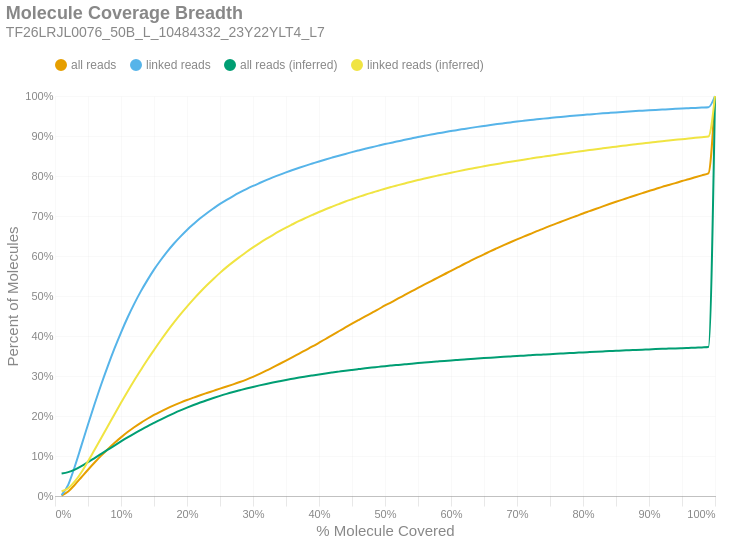

Write notebook code for a chart like this one.
### Markdown cell above
### Molecule Read Coverage
This chart shows molecule coverage breadth as computed by the number of bases aligned to that molecule. In other words, "*how much of each unique long molecule is actually sequenced/aligned?*" Keep in mind there is a distinction between sequences and alignments, since some sequences belonging to a particular molecule may not align well and wouldn't appear in the alignment data. This chart also shows molecule coverage breadth as computed by the *inferred fragment* from which the aligned sequences originate. Unlike read coverage, this calculation takes into account the total insert size, including unsequenced gaps between the forward and reverse reads. Like the previous figures, these are cumulative percents.

### Code cell
if SKIPLR:
    print_html(f"Skipped")
else:
    binned_df = consolidated_hist(valids['coverage_bp'], mask, 0.01, True)
    binned_df_inf = consolidated_hist(valids['coverage_inserts'], mask, 0.01, True)
    binned_df = binned_df.with_columns(pl.lit(binned_df_inf['all reads (cumsum)']).alias('all reads (inferred)'))
    binned_df = binned_df.with_columns(pl.lit(binned_df_inf['linked reads (cumsum)']).alias('linked reads (inferred)'))
    binned_df = binned_df.with_columns(
        (pl.col('bin').cast(pl.Float64) + 0.01).alias('right_edge')
    )

    with SafeRender(binned_df):
        (
            density_plot(binned_df, 'Molecule Coverage Breadth', samplename, 'molcov', ['all reads (inferred)','linked reads (inferred)'])
            .encode(
                #x=alt.X('bin:Q', title="% Molecule Covered").axis(format = '%').scale(padding=0),
                x=alt.X('right_edge:Q', title="% Molecule Covered").axis(format='%').scale(padding=0),
                y=alt.Y('value:Q', title='Percent of Molecules')
                    .axis(format='%')
                    .stack(False)
                    .scale(domainMin=0, padding=0),
                color=alt.Color("key:N").scale(domain = ["all reads", "linked reads", "all reads (inferred)", "linked reads (inferred)"]),
                tooltip = [
                    alt.Tooltip("key:N", title = "Data Type"),
                    alt.Tooltip("range_label:N", title="% Molecule Covered"),
                    alt.Tooltip("value:Q", format = ".2%", title="% Molecules")
                ]
            )
        ).display()

### Figure 1 — Vega-Lite specification as saved in the notebook (floating-point values rounded to 4 significant figures)
{"width": "container", "height": 400, "config": {"title": {"anchor": "start", "dy": -15, "fontSize": 18, "color": "#888888", "subtitleColor": "#888888", "subtitleFontSize": 14}, "arc": {"fill": "#0072B2"}, "axis": {"domainColor": "#888888", "domainWidth": 0.5, "gridWidth": 0.2, "grid": false, "titleFontWeight": 400, "titleFontSize": 15, "labelFontSize": 11, "labelColor": "#888888", "tickColor": "#888888", "tickWidth": 0.2, "titleColor": "#888888"}, "axisBand": {"grid": false}, "axisX": {"grid": true, "tickSize": 10, "domainCap": "round"}, "axisY": {"domain": false, "grid": true, "tickSize": 0, "domainCap": "round"}, "background": "transparent", "header": {"labelFontSize": 15, "labelColor": "#888888", "titleFontSize": 15, "titleFontWeight": 600, "titleColor": "#888888"}, "legend": {"labelFont": "sans-serif", "labelFontSize": 12, "labelColor": "#888888", "symbolSize": 100, "symbolType": "circle", "titleFontSize": 12, "titlePadding": 10, "titleColor": "#888888", "title": null, "orient": "top"}, "range": {"category": ["#E69F00", "#56B4E9", "#009E73", "#F0E442", "#0072B2", "#D55E00", "#CC79A7", "#000000"], "diverging": ["#cfe8f3", "#a2d4ec", "#73bfe2", "#46abdb", "#1696d2", "#12719e"]}, "area": {"fill": "#0072B2", "fillOpacity": 0.7, "line": true, "strokeOpacity": 0.7}, "line": {"color": "#0072B2", "stroke": "#0072B2", "strokeWidth": 2}, "trail": {"color": "#0072B2", "stroke": "#0072B2", "strokeWidth": 0, "size": 1}, "point": {"filled": true, "fillOpacity": 1.0, "size": 95}, "text": {"color": "#888888", "fontSize": 11, "align": "right", "fontWeight": 400, "size": 11}, "bar": {"fill": "#0072B2", "stroke": null}, "view": {"stroke": null, "continuousWidth": 660, "continuousHeight": 400}}, "data": {"name": "data-1b108adee68b8e2686262bd441d63ad1"}, "mark": {"type": "line", "interpolate": "monotone", "point": {"opacity": 0, "size": 275}}, "encoding": {"color": {"field": "key", "scale": {"domain": ["all reads", "linked reads", "all reads (inferred)", "linked reads (inferred)"]}, "type": "nominal"}, "tooltip": [{"field": "key", "title": "Data Type", "type": "nominal"}, {"field": "range_label", "title": "% Molecule Covered", "type": "nominal"}, {"field": "value", "format": ".2%", "title": "% Molecules", "type": "quantitative"}], "x": {"axis": {"format": "%"}, "field": "right_edge", "scale": {"padding": 0}, "title": "% Molecule Covered", "type": "quantitative"}, "y": {"axis": {"format": "%"}, "field": "value", "scale": {"domainMin": 0, "padding": 0}, "stack": false, "title": "Percent of Molecules", "type": "quantitative"}}, "params": [{"name": "param_c36ac31b6afebe62", "select": {"type": "point", "fields": ["key"]}, "bind": "legend"}], "title": {"text": "Molecule Coverage Breadth", "subtitle": "TF26LRJL0076_50B_L_10484332_23Y22YLT4_L7"}, "transform": [{"fold": ["all reads (cumsum)", "linked reads (cumsum)", "all reads (inferred)", "linked reads (inferred)"]}, {"calculate": "replace(datum.key, ' (cumsum)', '')", "as": "key"}, {"filter": {"param": "param_c36ac31b6afebe62"}}], "usermeta": {"embedOptions": {"downloadFileName": "TF26LRJL0076_50B_L_10484332_23Y22YLT4_L7.molcov"}}, "$schema": "https://vega.github.io/schema/vega-lite/v6.4.1.json", "datasets": {"data-1b108adee68b8e2686262bd441d63ad1": [{"bin": "0.0", "interval": "0.0-0.01", "all reads": 0.001081, "linked reads": 0.001994, "all reads (cumsum)": 0.001081, "linked reads (cumsum)": 0.001994, "range_label": "0.0-0.01", "all reads (inferred)": 0.0565, "linked reads (inferred)": 0.01206, "right_edge": 0.01}, {"bin": "0.01", "interval": "0.01-0.02", "all reads": 0.01019, "linked reads": 0.026, "all reads (cumsum)": 0.01128, "linked reads (cumsum)": 0.02799, "range_label": "0.01-0.02", "all reads (inferred)": 0.05976, "linked reads (inferred)": 0.01951, "right_edge": 0.02}, {"bin": "0.02", "interval": "0.02-0.03", "all reads": 0.01689, "linked reads": 0.04589, "all reads (cumsum)": 0.02817, "linked reads (cumsum)": 0.07388, "range_label": "0.02-0.03", "all reads (inferred)": 0.06614, "linked reads (inferred)": 0.03637, "right_edge": 0.03}, {"bin": "0.03", "interval": "0.03-0.04", "all reads": 0.01869, "linked reads": 0.05214, "all reads (cumsum)": 0.04686, "linked reads (cumsum)": 0.126, "range_label": "0.03-0.04", "all reads (inferred)": 0.07464, "linked reads (inferred)": 0.0595, "right_edge": 0.04}, {"bin": "0.04", "interval": "0.04-0.05", "all reads": 0.01874, "linked reads": 0.05287, "all reads (cumsum)": 0.0656, "linked reads (cumsum)": 0.1789, "range_label": "0.04-0.05", "all reads (inferred)": 0.08454, "linked reads (inferred)": 0.08672, "right_edge": 0.05}, {"bin": "0.05", "interval": "0.05-0.06", "all reads": 0.01801, "linked reads": 0.05106, "all reads (cumsum)": 0.08361, "linked reads (cumsum)": 0.23, "range_label": "0.05-0.06", "all reads (inferred)": 0.09489, "linked reads (inferred)": 0.1157, "right_edge": 0.06}, {"bin": "0.06", "interval": "0.06-0.07", "all reads": 0.01725, "linked reads": 0.04891, "all reads (cumsum)": 0.1009, "linked reads (cumsum)": 0.2789, "range_label": "0.06-0.07", "all reads (inferred)": 0.1053, "linked reads (inferred)": 0.145, "right_edge": 0.07}, {"bin": "0.07", "interval": "0.07-0.08", "all reads": 0.01617, "linked reads": 0.04591, "all reads (cumsum)": 0.117, "linked reads (cumsum)": 0.3248, "range_label": "0.07-0.08", "all reads (inferred)": 0.1157, "linked reads (inferred)": 0.1744, "right_edge": 0.08}, {"bin": "0.08", "interval": "0.08-0.09", "all reads": 0.01529, "linked reads": 0.04352, "all reads (cumsum)": 0.1323, "linked reads (cumsum)": 0.3683, "range_label": "0.08-0.09", "all reads (inferred)": 0.1262, "linked reads (inferred)": 0.204, "right_edge": 0.09}, {"bin": "0.09", "interval": "0.09-0.1", "all reads": 0.01421, "linked reads": 0.04038, "all reads (cumsum)": 0.1465, "linked reads (cumsum)": 0.4087, "range_label": "0.09-0.1", "all reads (inferred)": 0.1365, "linked reads (inferred)": 0.2332, "right_edge": 0.1}, {"bin": "0.1", "interval": "0.1-0.11", "all reads": 0.01328, "linked reads": 0.03755, "all reads (cumsum)": 0.1598, "linked reads (cumsum)": 0.4462, "range_label": "0.1-0.11", "all reads (inferred)": 0.1464, "linked reads (inferred)": 0.2615, "right_edge": 0.11}, {"bin": "0.11", "interval": "0.11-0.12", "all reads": 0.01211, "linked reads": 0.03419, "all reads (cumsum)": 0.1719, "linked reads (cumsum)": 0.4804, "range_label": "0.11-0.12", "all reads (inferred)": 0.156, "linked reads (inferred)": 0.2887, "right_edge": 0.12}, {"bin": "0.12", "interval": "0.12-0.13", "all reads": 0.01108, "linked reads": 0.03116, "all reads (cumsum)": 0.183, "linked reads (cumsum)": 0.5116, "range_label": "0.12-0.13", "all reads (inferred)": 0.1652, "linked reads (inferred)": 0.3149, "right_edge": 0.13}, {"bin": "0.13", "interval": "0.13-0.14", "all reads": 0.0101, "linked reads": 0.02811, "all reads (cumsum)": 0.1931, "linked reads (cumsum)": 0.5397, "range_label": "0.13-0.14", "all reads (inferred)": 0.1742, "linked reads (inferred)": 0.3405, "right_edge": 0.14}, {"bin": "0.14", "interval": "0.14-0.15", "all reads": 0.009498, "linked reads": 0.02626, "all reads (cumsum)": 0.2026, "linked reads (cumsum)": 0.5659, "range_label": "0.14-0.15", "all reads (inferred)": 0.1827, "linked reads (inferred)": 0.3648, "right_edge": 0.15}, {"bin": "0.15", "interval": "0.15-0.16", "all reads": 0.00855, "linked reads": 0.0234, "all reads (cumsum)": 0.2111, "linked reads (cumsum)": 0.5893, "range_label": "0.15-0.16", "all reads (inferred)": 0.1912, "linked reads (inferred)": 0.3888, "right_edge": 0.16}, {"bin": "0.16", "interval": "0.16-0.17", "all reads": 0.008054, "linked reads": 0.02172, "all reads (cumsum)": 0.2192, "linked reads (cumsum)": 0.6111, "range_label": "0.16-0.17", "all reads (inferred)": 0.1991, "linked reads (inferred)": 0.4116, "right_edge": 0.17}, {"bin": "0.17", "interval": "0.17-0.18", "all reads": 0.007403, "linked reads": 0.0196, "all reads (cumsum)": 0.2266, "linked reads (cumsum)": 0.6307, "range_label": "0.17-0.18", "all reads (inferred)": 0.2067, "linked reads (inferred)": 0.4333, "right_edge": 0.18}, {"bin": "0.18", "interval": "0.18-0.19", "all reads": 0.006875, "linked reads": 0.01785, "all reads (cumsum)": 0.2335, "linked reads (cumsum)": 0.6485, "range_label": "0.18-0.19", "all reads (inferred)": 0.214, "linked reads (inferred)": 0.4541, "right_edge": 0.19}, {"bin": "0.19", "interval": "0.19-0.2", "all reads": 0.006546, "linked reads": 0.01668, "all reads (cumsum)": 0.24, "linked reads (cumsum)": 0.6652, "range_label": "0.19-0.2", "all reads (inferred)": 0.2209, "linked reads (inferred)": 0.4736, "right_edge": 0.2}, {"bin": "0.2", "interval": "0.2-0.21", "all reads": 0.005928, "linked reads": 0.0148, "all reads (cumsum)": 0.2459, "linked reads (cumsum)": 0.68, "range_label": "0.2-0.21", "all reads (inferred)": 0.2274, "linked reads (inferred)": 0.4923, "right_edge": 0.21}, {"bin": "0.21", "interval": "0.21-0.22", "all reads": 0.005884, "linked reads": 0.01413, "all reads (cumsum)": 0.2518, "linked reads (cumsum)": 0.6941, "range_label": "0.21-0.22", "all reads (inferred)": 0.2336, "linked reads (inferred)": 0.5101, "right_edge": 0.22}, {"bin": "0.22", "interval": "0.22-0.23", "all reads": 0.005574, "linked reads": 0.01285, "all reads (cumsum)": 0.2574, "linked reads (cumsum)": 0.707, "range_label": "0.22-0.23", "all reads (inferred)": 0.2395, "linked reads (inferred)": 0.5269, "right_edge": 0.23}, {"bin": "0.23", "interval": "0.23-0.24", "all reads": 0.005474, "linked reads": 0.01176, "all reads (cumsum)": 0.2629, "linked reads (cumsum)": 0.7187, "range_label": "0.23-0.24", "all reads (inferred)": 0.245, "linked reads (inferred)": 0.5427, "right_edge": 0.24}, {"bin": "0.24", "interval": "0.24-0.25", "all reads": 0.005496, "linked reads": 0.0114, "all reads (cumsum)": 0.2684, "linked reads (cumsum)": 0.7301, "range_label": "0.24-0.25", "all reads (inferred)": 0.2503, "linked reads (inferred)": 0.5578, "right_edge": 0.25}, {"bin": "0.25", "interval": "0.25-0.26", "all reads": 0.005259, "linked reads": 0.01025, "all reads (cumsum)": 0.2736, "linked reads (cumsum)": 0.7404, "range_label": "0.25-0.26", "all reads (inferred)": 0.2554, "linked reads (inferred)": 0.5722, "right_edge": 0.26}, {"bin": "0.26", "interval": "0.26-0.27", "all reads": 0.005457, "linked reads": 0.009574, "all reads (cumsum)": 0.2791, "linked reads (cumsum)": 0.75, "range_label": "0.26-0.27", "all reads (inferred)": 0.26, "linked reads (inferred)": 0.5853, "right_edge": 0.27}, {"bin": "0.27", "interval": "0.27-0.28", "all reads": 0.005759, "linked reads": 0.008933, "all reads (cumsum)": 0.2849, "linked reads (cumsum)": 0.7589, "range_label": "0.27-0.28", "all reads (inferred)": 0.2644, "linked reads (inferred)": 0.5978, "right_edge": 0.28}, {"bin": "0.28", "interval": "0.28-0.29", "all reads": 0.006201, "linked reads": 0.008407, "all reads (cumsum)": 0.2911, "linked reads (cumsum)": 0.7673, "range_label": "0.28-0.29", "all reads (inferred)": 0.2687, "linked reads (inferred)": 0.61, "right_edge": 0.29}, {"bin": "0.29", "interval": "0.29-0.3", "all reads": 0.006764, "linked reads": 0.007811, "all reads (cumsum)": 0.2978, "linked reads (cumsum)": 0.7751, "range_label": "0.29-0.3", "all reads (inferred)": 0.2727, "linked reads (inferred)": 0.6215, "right_edge": 0.3}, {"bin": "0.3", "interval": "0.3-0.31", "all reads": 0.007384, "linked reads": 0.007287, "all reads (cumsum)": 0.3052, "linked reads (cumsum)": 0.7824, "range_label": "0.3-0.31", "all reads (inferred)": 0.2765, "linked reads (inferred)": 0.6324, "right_edge": 0.31}, {"bin": "0.31", "interval": "0.31-0.32", "all reads": 0.007976, "linked reads": 0.007122, "all reads (cumsum)": 0.3132, "linked reads (cumsum)": 0.7895, "range_label": "0.31-0.32", "all reads (inferred)": 0.2801, "linked reads (inferred)": 0.6426, "right_edge": 0.32}, {"bin": "0.32", "interval": "0.32-0.33", "all reads": 0.008432, "linked reads": 0.006894, "all reads (cumsum)": 0.3216, "linked reads (cumsum)": 0.7964, "range_label": "0.32-0.33", "all reads (inferred)": 0.2836, "linked reads (inferred)": 0.6524, "right_edge": 0.33}, {"bin": "0.33", "interval": "0.33-0.34", "all reads": 0.008418, "linked reads": 0.006501, "all reads (cumsum)": 0.33, "linked reads (cumsum)": 0.8029, "range_label": "0.33-0.34", "all reads (inferred)": 0.2869, "linked reads (inferred)": 0.6619, "right_edge": 0.34}, {"bin": "0.34", "interval": "0.34-0.35", "all reads": 0.008572, "linked reads": 0.006147, "all reads (cumsum)": 0.3386, "linked reads (cumsum)": 0.8091, "range_label": "0.34-0.35", "all reads (inferred)": 0.2902, "linked reads (inferred)": 0.671, "right_edge": 0.35}, {"bin": "0.35", "interval": "0.35-0.36", "all reads": 0.008704, "linked reads": 0.005962, "all reads (cumsum)": 0.3473, "linked reads (cumsum)": 0.815, "range_label": "0.35-0.36", "all reads (inferred)": 0.2931, "linked reads (inferred)": 0.6794, "right_edge": 0.36}, {"bin": "0.36", "interval": "0.36-0.37", "all reads": 0.008848, "linked reads": 0.005601, "all reads (cumsum)": 0.3561, "linked reads (cumsum)": 0.8206, "range_label": "0.36-0.37", "all reads (inferred)": 0.296, "linked reads (inferred)": 0.6876, "right_edge": 0.37}, {"bin": "0.37", "interval": "0.37-0.38", "all reads": 0.00877, "linked reads": 0.005348, "all reads (cumsum)": 0.3649, "linked reads (cumsum)": 0.826, "range_label": "0.37-0.38", "all reads (inferred)": 0.2987, "linked reads (inferred)": 0.6952, "right_edge": 0.38}, {"bin": "0.38", "interval": "0.38-0.39", "all reads": 0.008836, "linked reads": 0.005208, "all reads (cumsum)": 0.3738, "linked reads (cumsum)": 0.8312, "range_label": "0.38-0.39", "all reads (inferred)": 0.3013, "linked reads (inferred)": 0.7026, "right_edge": 0.39}, {"bin": "0.39", "interval": "0.39-0.4", "all reads": 0.009304, "linked reads": 0.005198, "all reads (cumsum)": 0.3831, "linked reads (cumsum)": 0.8364, "range_label": "0.39-0.4", "all reads (inferred)": 0.3039, "linked reads (inferred)": 0.71, "right_edge": 0.4}, {"bin": "0.4", "interval": "0.4-0.41", "all reads": 0.009439, "linked reads": 0.005048, "all reads (cumsum)": 0.3925, "linked reads (cumsum)": 0.8414, "range_label": "0.4-0.41", "all reads (inferred)": 0.3063, "linked reads (inferred)": 0.7169, "right_edge": 0.41}, {"bin": "0.41", "interval": "0.41-0.42", "all reads": 0.009817, "linked reads": 0.00476, "all reads (cumsum)": 0.4023, "linked reads (cumsum)": 0.8462, "range_label": "0.41-0.42", "all reads (inferred)": 0.3087, "linked reads (inferred)": 0.7234, "right_edge": 0.42}, {"bin": "0.42", "interval": "0.42-0.43", "all reads": 0.009558, "linked reads": 0.004624, "all reads (cumsum)": 0.4119, "linked reads (cumsum)": 0.8508, "range_label": "0.42-0.43", "all reads (inferred)": 0.3109, "linked reads (inferred)": 0.7298, "right_edge": 0.43}, {"bin": "0.43", "interval": "0.43-0.44", "all reads": 0.009467, "linked reads": 0.004371, "all reads (cumsum)": 0.4213, "linked reads (cumsum)": 0.8552, "range_label": "0.43-0.44", "all reads (inferred)": 0.3132, "linked reads (inferred)": 0.7362, "right_edge": 0.44}, {"bin": "0.44", "interval": "0.44-0.45", "all reads": 0.009471, "linked reads": 0.004492, "all reads (cumsum)": 0.4308, "linked reads (cumsum)": 0.8597, "range_label": "0.44-0.45", "all reads (inferred)": 0.3153, "linked reads (inferred)": 0.742, "right_edge": 0.45}, {"bin": "0.45", "interval": "0.45-0.46", "all reads": 0.009134, "linked reads": 0.004234, "all reads (cumsum)": 0.4399, "linked reads (cumsum)": 0.8639, "range_label": "0.45-0.46", "all reads (inferred)": 0.3173, "linked reads (inferred)": 0.7476, "right_edge": 0.46}, {"bin": "0.46", "interval": "0.46-0.47", "all reads": 0.008974, "linked reads": 0.004123, "all reads (cumsum)": 0.4489, "linked reads (cumsum)": 0.868, "range_label": "0.46-0.47", "all reads (inferred)": 0.3192, "linked reads (inferred)": 0.7531, "right_edge": 0.47}, {"bin": "0.47", "interval": "0.47-0.48", "all reads": 0.009096, "linked reads": 0.00393, "all reads (cumsum)": 0.458, "linked reads (cumsum)": 0.872, "range_label": "0.47-0.48", "all reads (inferred)": 0.321, "linked reads (inferred)": 0.7583, "right_edge": 0.48}, {"bin": "0.48", "interval": "0.48-0.49", "all reads": 0.008856, "linked reads": 0.003953, "all reads (cumsum)": 0.4669, "linked reads (cumsum)": 0.8759, "range_label": "0.48-0.49", "all reads (inferred)": 0.3228, "linked reads (inferred)": 0.7632, "right_edge": 0.49}, {"bin": "0.49", "interval": "0.49-0.5", "all reads": 0.00958, "linked reads": 0.003835, "all reads (cumsum)": 0.4765, "linked reads (cumsum)": 0.8798, "range_label": "0.49-0.5", "all reads (inferred)": 0.3246, "linked reads (inferred)": 0.7683, "right_edge": 0.5}, {"bin": "0.5", "interval": "0.5-0.51", "all reads": 0.008361, "linked reads": 0.00356, "all reads (cumsum)": 0.4848, "linked reads (cumsum)": 0.8833, "range_label": "0.5-0.51", "all reads (inferred)": 0.3262, "linked reads (inferred)": 0.7728, "right_edge": 0.51}, {"bin": "0.51", "interval": "0.51-0.52", "all reads": 0.009108, "linked reads": 0.003778, "all reads (cumsum)": 0.4939, "linked reads (cumsum)": 0.8871, "range_label": "0.51-0.52", "all reads (inferred)": 0.3278, "linked reads (inferred)": 0.7771, "right_edge": 0.52}, {"bin": "0.52", "interval": "0.52-0.53", "all reads": 0.008654, "linked reads": 0.003349, "all reads (cumsum)": 0.5026, "linked reads (cumsum)": 0.8904, "range_label": "0.52-0.53", "all reads (inferred)": 0.3293, "linked reads (inferred)": 0.7815, "right_edge": 0.53}, {"bin": "0.53", "interval": "0.53-0.54", "all reads": 0.008891, "linked reads": 0.003547, "all reads (cumsum)": 0.5115, "linked reads (cumsum)": 0.894, "range_label": "0.53-0.54", "all reads (inferred)": 0.3308, "linked reads (inferred)": 0.7858, "right_edge": 0.54}, {"bin": "0.54", "interval": "0.54-0.55", "all reads": 0.008642, "linked reads": 0.00349, "all reads (cumsum)": 0.5201, "linked reads (cumsum)": 0.8975, "range_label": "0.54-0.55", "all reads (inferred)": 0.3323, "linked reads (inferred)": 0.7899, "right_edge": 0.55}, {"bin": "0.55", "interval": "0.55-0.56", "all reads": 0.008808, "linked reads": 0.003141, "all reads (cumsum)": 0.5289, "linked reads (cumsum)": 0.9006, "range_label": "0.55-0.56", "all reads (inferred)": 0.3336, "linked reads (inferred)": 0.7935, "right_edge": 0.56}, {"bin": "0.56", "interval": "0.56-0.57", "all reads": 0.008496, "linked reads": 0.002938, "all reads (cumsum)": 0.5374, "linked reads (cumsum)": 0.9036, "range_label": "0.56-0.57", "all reads (inferred)": 0.335, "linked reads (inferred)": 0.7974, "right_edge": 0.57}, {"bin": "0.57", "interval": "0.57-0.58", "all reads": 0.008429, "linked reads": 0.003069, "all reads (cumsum)": 0.5458, "linked reads (cumsum)": 0.9066, "range_label": "0.57-0.58", "all reads (inferred)": 0.3363, "linked reads (inferred)": 0.8011, "right_edge": 0.58}, {"bin": "0.58", "interval": "0.58-0.59", "all reads": 0.008543, "linked reads": 0.002908, "all reads (cumsum)": 0.5544, "linked reads (cumsum)": 0.9095, "range_label": "0.58-0.59", "all reads (inferred)": 0.3377, "linked reads (inferred)": 0.8047, "right_edge": 0.59}, {"bin": "0.59", "interval": "0.59-0.6", "all reads": 0.008698, "linked reads": 0.002948, "all reads (cumsum)": 0.5631, "linked reads (cumsum)": 0.9125, "range_label": "0.59-0.6", "all reads (inferred)": 0.339, "linked reads (inferred)": 0.8083, "right_edge": 0.6}, {"bin": "0.6", "interval": "0.6-0.61", "all reads": 0.008304, "linked reads": 0.00254, "all reads (cumsum)": 0.5714, "linked reads (cumsum)": 0.915, "range_label": "0.6-0.61", "all reads (inferred)": 0.3402, "linked reads (inferred)": 0.8116, "right_edge": 0.61}, {"bin": "0.61", "interval": "0.61-0.62", "all reads": 0.00864, "linked reads": 0.002638, "all reads (cumsum)": 0.58, "linked reads (cumsum)": 0.9177, "range_label": "0.61-0.62", "all reads (inferred)": 0.3413, "linked reads (inferred)": 0.8149, "right_edge": 0.62}, {"bin": "0.62", "interval": "0.62-0.63", "all reads": 0.00822, "linked reads": 0.002615, "all reads (cumsum)": 0.5882, "linked reads (cumsum)": 0.9203, "range_label": "0.62-0.63", "all reads (inferred)": 0.3426, "linked reads (inferred)": 0.8182, "right_edge": 0.63}, {"bin": "0.63", "interval": "0.63-0.64", "all reads": 0.008088, "linked reads": 0.002505, "all reads (cumsum)": 0.5963, "linked reads (cumsum)": 0.9228, "range_label": "0.63-0.64", "all reads (inferred)": 0.3437, "linked reads (inferred)": 0.8212, "right_edge": 0.64}, {"bin": "0.64", "interval": "0.64-0.65", "all reads": 0.007823, "linked reads": 0.002365, "all reads (cumsum)": 0.6042, "linked reads (cumsum)": 0.9252, "range_label": "0.64-0.65", "all reads (inferred)": 0.3448, "linked reads (inferred)": 0.8243, "right_edge": 0.65}, {"bin": "0.65", "interval": "0.65-0.66", "all reads": 0.007995, "linked reads": 0.00236, "all reads (cumsum)": 0.6121, "linked reads (cumsum)": 0.9275, "range_label": "0.65-0.66", "all reads (inferred)": 0.3459, "linked reads (inferred)": 0.8273, "right_edge": 0.66}, {"bin": "0.66", "interval": "0.66-0.67", "all reads": 0.007497, "linked reads": 0.00225, "all reads (cumsum)": 0.6196, "linked reads (cumsum)": 0.9298, "range_label": "0.66-0.67", "all reads (inferred)": 0.3469, "linked reads (inferred)": 0.8301, "right_edge": 0.67}, {"bin": "0.67", "interval": "0.67-0.68", "all reads": 0.007438, "linked reads": 0.002119, "all reads (cumsum)": 0.6271, "linked reads (cumsum)": 0.9319, "range_label": "0.67-0.68", "all reads (inferred)": 0.348, "linked reads (inferred)": 0.833, "right_edge": 0.68}, {"bin": "0.68", "interval": "0.68-0.69", "all reads": 0.00726, "linked reads": 0.002079, "all reads (cumsum)": 0.6343, "linked reads (cumsum)": 0.934, "range_label": "0.68-0.69", "all reads (inferred)": 0.349, "linked reads (inferred)": 0.8357, "right_edge": 0.69}, {"bin": "0.69", "interval": "0.69-0.7", "all reads": 0.007151, "linked reads": 0.002112, "all reads (cumsum)": 0.6415, "linked reads (cumsum)": 0.9361, "range_label": "0.69-0.7", "all reads (inferred)": 0.35, "linked reads (inferred)": 0.8383, "right_edge": 0.7}, {"bin": "0.7", "interval": "0.7-0.71", "all reads": 0.006812, "linked reads": 0.001914, "all reads (cumsum)": 0.6483, "linked reads (cumsum)": 0.938, "range_label": "0.7-0.71", "all reads (inferred)": 0.3509, "linked reads (inferred)": 0.8408, "right_edge": 0.71}, {"bin": "0.71", "interval": "0.71-0.72", "all reads": 0.006811, "linked reads": 0.001829, "all reads (cumsum)": 0.6551, "linked reads (cumsum)": 0.9398, "range_label": "0.71-0.72", "all reads (inferred)": 0.3519, "linked reads (inferred)": 0.8434, "right_edge": 0.72}, {"bin": "0.72", "interval": "0.72-0.73", "all reads": 0.006928, "linked reads": 0.001766, "all reads (cumsum)": 0.662, "linked reads (cumsum)": 0.9416, "range_label": "0.72-0.73", "all reads (inferred)": 0.3528, "linked reads (inferred)": 0.8461, "right_edge": 0.73}, {"bin": "0.73", "interval": "0.73-0.74", "all reads": 0.006485, "linked reads": 0.001846, "all reads (cumsum)": 0.6685, "linked reads (cumsum)": 0.9434, "range_label": "0.73-0.74", "all reads (inferred)": 0.3537, "linked reads (inferred)": 0.8484, "right_edge": 0.74}, {"bin": "0.74", "interval": "0.74-0.75", "all reads": 0.006626, "linked reads": 0.001686, "all reads (cumsum)": 0.6752, "linked reads (cumsum)": 0.9451, "range_label": "0.74-0.75", "all reads (inferred)": 0.3546, "linked reads (inferred)": 0.8508, "right_edge": 0.75}, {"bin": "0.75", "interval": "0.75-0.76", "all reads": 0.006294, "linked reads": 0.001658, "all reads (cumsum)": 0.6815, "linked reads (cumsum)": 0.9468, "range_label": "0.75-0.76", "all reads (inferred)": 0.3555, "linked reads (inferred)": 0.8533, "right_edge": 0.76}, {"bin": "0.76", "interval": "0.76-0.77", "all reads": 0.006332, "linked reads": 0.001496, "all reads (cumsum)": 0.6878, "linked reads (cumsum)": 0.9483, "range_label": "0.76-0.77", "all reads (inferred)": 0.3564, "linked reads (inferred)": 0.8556, "right_edge": 0.77}, {"bin": "0.77", "interval": "0.77-0.78", "all reads": 0.006315, "linked reads": 0.001518, "all reads (cumsum)": 0.6941, "linked reads (cumsum)": 0.9498, "range_label": "0.77-0.78", "all reads (inferred)": 0.3572, "linked reads (inferred)": 0.858, "right_edge": 0.78}, {"bin": "0.78", "interval": "0.78-0.79", "all reads": 0.006028, "linked reads": 0.001343, "all reads (cumsum)": 0.7001, "linked reads (cumsum)": 0.9511, "range_label": "0.78-0.79", "all reads (inferred)": 0.3581, "linked reads (inferred)": 0.8603, "right_edge": 0.79}, {"bin": "0.79", "interval": "0.79-0.8", "all reads": 0.006252, "linked reads": 0.001498, "all reads (cumsum)": 0.7064, "linked reads (cumsum)": 0.9526, "range_label": "0.79-0.8", "all reads (inferred)": 0.359, "linked reads (inferred)": 0.8627, "right_edge": 0.8}, {"bin": "0.8", "interval": "0.8-0.81", "all reads": 0.005775, "linked reads": 0.001328, "all reads (cumsum)": 0.7122, "linked reads (cumsum)": 0.954, "range_label": "0.8-0.81", "all reads (inferred)": 0.3598, "linked reads (inferred)": 0.8648, "right_edge": 0.81}, {"bin": "0.81", "interval": "0.81-0.82", "all reads": 0.005842, "linked reads": 0.001363, "all reads (cumsum)": 0.718, "linked reads (cumsum)": 0.9553, "range_label": "0.81-0.82", "all reads (inferred)": 0.3606, "linked reads (inferred)": 0.867, "right_edge": 0.82}, {"bin": "0.82", "interval": "0.82-0.83", "all reads": 0.006035, "linked reads": 0.00127, "all reads (cumsum)": 0.724, "linked reads (cumsum)": 0.9566, "range_label": "0.82-0.83", "all reads (inferred)": 0.3614, "linked reads (inferred)": 0.8692, "right_edge": 0.83}, {"bin": "0.83", "interval": "0.83-0.84", "all reads": 0.005861, "linked reads": 0.001212, "all reads (cumsum)": 0.7299, "linked reads (cumsum)": 0.9578, "range_label": "0.83-0.84", "all reads (inferred)": 0.3622, "linked reads (inferred)": 0.8714, "right_edge": 0.84}, {"bin": "0.84", "interval": "0.84-0.85", "all reads": 0.005629, "linked reads": 0.001172, "all reads (cumsum)": 0.7355, "linked reads (cumsum)": 0.959, "range_label": "0.84-0.85", "all reads (inferred)": 0.3629, "linked reads (inferred)": 0.8734, "right_edge": 0.85}, {"bin": "0.85", "interval": "0.85-0.86", "all reads": 0.005502, "linked reads": 0.0011, "all reads (cumsum)": 0.741, "linked reads (cumsum)": 0.9601, "range_label": "0.85-0.86", "all reads (inferred)": 0.3637, "linked reads (inferred)": 0.8755, "right_edge": 0.86}, {"bin": "0.86", "interval": "0.86-0.87", "all reads": 0.005516, "linked reads": 0.001243, "all reads (cumsum)": 0.7465, "linked reads (cumsum)": 0.9613, "range_label": "0.86-0.87", "all reads (inferred)": 0.3644, "linked reads (inferred)": 0.8774, "right_edge": 0.87}, {"bin": "0.87", "interval": "0.87-0.88", "all reads": 0.00545, "linked reads": 0.00106, "all reads (cumsum)": 0.752, "linked reads (cumsum)": 0.9624, "range_label": "0.87-0.88", "all reads (inferred)": 0.3651, "linked reads (inferred)": 0.8795, "right_edge": 0.88}, {"bin": "0.88", "interval": "0.88-0.89", "all reads": 0.00524, "linked reads": 0.0009519, "all reads (cumsum)": 0.7572, "linked reads (cumsum)": 0.9633, "range_label": "0.88-0.89", "all reads (inferred)": 0.3658, "linked reads (inferred)": 0.8815, "right_edge": 0.89}, {"bin": "0.89", "interval": "0.89-0.9", "all reads": 0.005401, "linked reads": 0.001062, "all reads (cumsum)": 0.7626, "linked reads (cumsum)": 0.9644, "range_label": "0.89-0.9", "all reads (inferred)": 0.3665, "linked reads (inferred)": 0.8832, "right_edge": 0.9}, {"bin": "0.9", "interval": "0.9-0.91", "all reads": 0.004887, "linked reads": 0.0009168, "all reads (cumsum)": 0.7675, "linked reads (cumsum)": 0.9653, "range_label": "0.9-0.91", "all reads (inferred)": 0.3672, "linked reads (inferred)": 0.8852, "right_edge": 0.91}, {"bin": "0.91", "interval": "0.91-0.92", "all reads": 0.005338, "linked reads": 0.0008617, "all reads (cumsum)": 0.7729, "linked reads (cumsum)": 0.9662, "range_label": "0.91-0.92", "all reads (inferred)": 0.3679, "linked reads (inferred)": 0.887, "right_edge": 0.92}, {"bin": "0.92", "interval": "0.92-0.93", "all reads": 0.004551, "linked reads": 0.0007766, "all reads (cumsum)": 0.7774, "linked reads (cumsum)": 0.9669, "range_label": "0.92-0.93", "all reads (inferred)": 0.3684, "linked reads (inferred)": 0.8887, "right_edge": 0.93}, {"bin": "0.93", "interval": "0.93-0.94", "all reads": 0.00479, "linked reads": 0.0009269, "all reads (cumsum)": 0.7822, "linked reads (cumsum)": 0.9679, "range_label": "0.93-0.94", "all reads (inferred)": 0.369, "linked reads (inferred)": 0.8903, "right_edge": 0.94}, {"bin": "0.94", "interval": "0.94-0.95", "all reads": 0.005185, "linked reads": 0.0008693, "all reads (cumsum)": 0.7874, "linked reads (cumsum)": 0.9687, "range_label": "0.94-0.95", "all reads (inferred)": 0.3697, "linked reads (inferred)": 0.892, "right_edge": 0.95}, {"bin": "0.95", "interval": "0.95-0.96", "all reads": 0.004342, "linked reads": 0.000754, "all reads (cumsum)": 0.7917, "linked reads (cumsum)": 0.9695, "range_label": "0.95-0.96", "all reads (inferred)": 0.3703, "linked reads (inferred)": 0.8936, "right_edge": 0.96}, {"bin": "0.96", "interval": "0.96-0.97", "all reads": 0.004996, "linked reads": 0.0007615, "all reads (cumsum)": 0.7967, "linked reads (cumsum)": 0.9703, "range_label": "0.96-0.97", "all reads (inferred)": 0.3709, "linked reads (inferred)": 0.8954, "right_edge": 0.97}, {"bin": "0.97", "interval": "0.97-0.98", "all reads": 0.00493, "linked reads": 0.0006864, "all reads (cumsum)": 0.8016, "linked reads (cumsum)": 0.9709, "range_label": "0.97-0.98", "all reads (inferred)": 0.3715, "linked reads (inferred)": 0.8968, "right_edge": 0.98}, {"bin": "0.98", "interval": "0.98-0.99", "all reads": 0.004876, "linked reads": 0.0007465, "all reads (cumsum)": 0.8065, "linked reads (cumsum)": 0.9717, "range_label": "0.98-0.99", "all reads (inferred)": 0.3722, "linked reads (inferred)": 0.8985, "right_edge": 0.99}, {"bin": "0.99", "interval": "0.99-1.0", "all reads": 0.1935, "linked reads": 0.02831, "all reads (cumsum)": 1.0, "linked reads (cumsum)": 1.0, "range_label": "0.99-1.0", "all reads (inferred)": 1.0, "linked reads (inferred)": 1.0, "right_edge": 1.0}]}}
